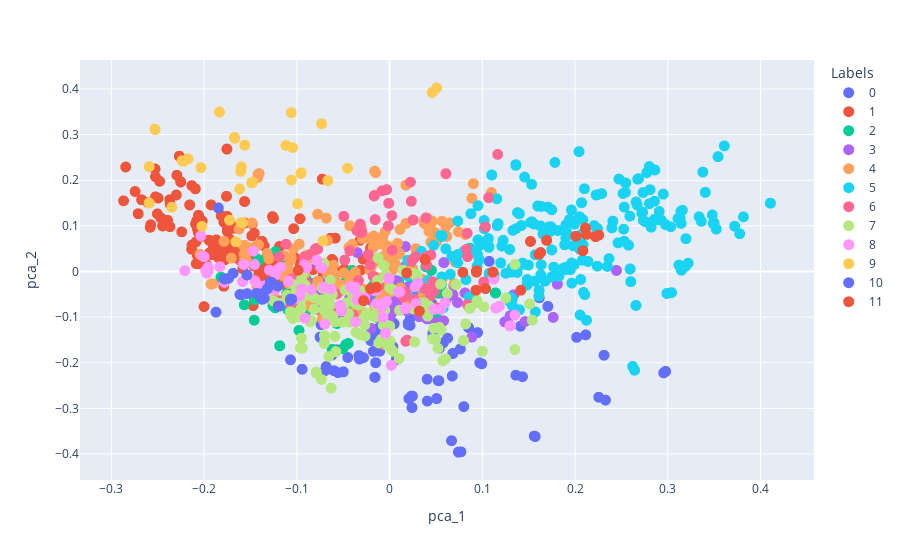

Here is the notebook cell this chart was saved with:
### Code cell
fig_clusters_after = px.scatter(asthma_after_covid, 
                 x="pca_1", 
                 y="pca_2", 
                 color="Labels",
                 hover_data=['title'])

fig_clusters_after.update_traces(marker=dict(size=11))


fig_clusters_after.show()
